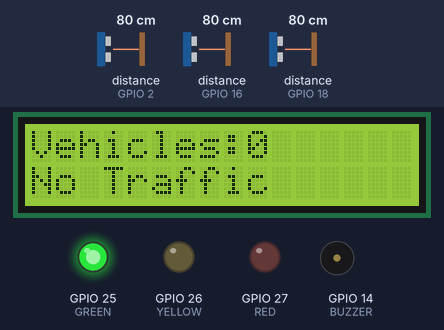
A sketch run on a simulated ESP32. Parts: 16×2 character LCD, output pins drawn as LEDs (lit = HIGH), buzzer (waves = sounding, pin HIGH). Wiring (inferred from the names in the program): 3 × ultrasonic range finder: trigger GPIO 4, echo GPIO 2 / trigger GPIO 5, echo GPIO 18 / trigger GPIO 17, echo GPIO 16. Inputs (shaded band) come from the test bench; at power-on: distance to the obstacle (sensors on GPIO 2, GPIO 16, GPIO 18) 80 cm. The echo pulse lasts 58.3 µs per cm; pins used as bus, display or sensor lines are not drawn.

Above: at 1.2 s.
1.3 s: distance to the obstacle (sensor on GPIO 2) set to 33 cm
3.3 s: distance to the obstacle (sensor on GPIO 2) set to 27 cm
At 5.4 s:
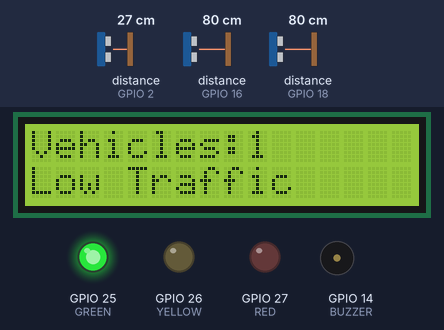
5.7 s: distance to the obstacle (sensor on GPIO 16) set to 33 cm
7.5 s: distance to the obstacle (sensor on GPIO 16) set to 28 cm
At 8.7 s:
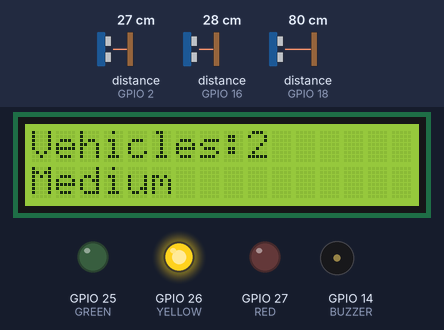
9.8 s: distance to the obstacle (sensor on GPIO 18) set to 33 cm
11.6 s: distance to the obstacle (sensor on GPIO 18) set to 28 cm
At 13.4 s:
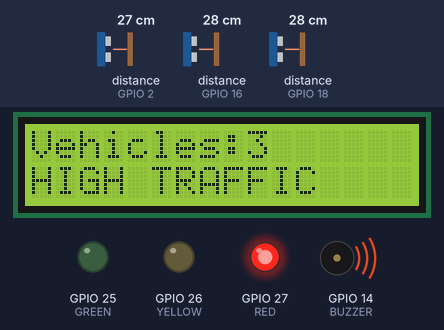
Timing chart, 0 to 14.9 s (numbered marks = the images above; inputs shaded):
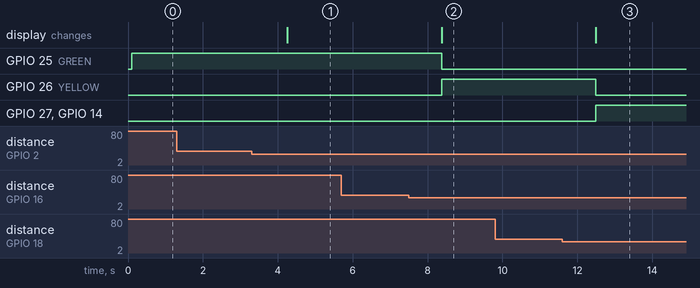

The sketch:

code.ino
```cpp
#include <Wire.h>
#include <LiquidCrystal_I2C.h>

LiquidCrystal_I2C lcd(0x27,16,2);

#define TRIG1 5
#define ECHO1 18

#define TRIG2 17
#define ECHO2 16

#define TRIG3 4
#define ECHO3 2

#define GREEN 25
#define YELLOW 26
#define RED 27
#define BUZZER 14

float getDistance(int trig, int echo)
{
  digitalWrite(trig, LOW);
  delayMicroseconds(2);
  digitalWrite(trig, HIGH);
  delayMicroseconds(10);
  digitalWrite(trig, LOW);
  long duration = pulseIn(echo,HIGH);
  return duration * 0.034 / 2;
}

void setup()
{
  pinMode(TRIG1,OUTPUT);
  pinMode(ECHO1,INPUT);

  pinMode(TRIG2,OUTPUT);
  pinMode(ECHO2,INPUT);

  pinMode(TRIG3,OUTPUT);
  pinMode(ECHO3,INPUT);

  pinMode(GREEN,OUTPUT);
  pinMode(YELLOW,OUTPUT);
  pinMode(RED,OUTPUT);

  pinMode(BUZZER,OUTPUT);

  lcd.init();
  lcd.backlight();
}

void loop()
{
  float d1 = getDistance(TRIG1,ECHO1);
  float d2 = getDistance(TRIG2,ECHO2);
  float d3 = getDistance(TRIG3,ECHO3);

  int count = 0;

  if(d1 < 30) count++;
  if(d2 < 30) count++;
  if(d3 < 30) count++;

  lcd.clear();

  lcd.setCursor(0,0);
  lcd.print("Vehicles:");
  lcd.print(count);

  lcd.setCursor(0,1);

  if(count == 0)
  {
    lcd.print("No Traffic");
    digitalWrite(GREEN,HIGH);
    digitalWrite(YELLOW,LOW);
    digitalWrite(RED,LOW);
    digitalWrite(BUZZER,LOW);
  }

  else if(count == 1)
  {
    lcd.print("Low Traffic");
    digitalWrite(GREEN,HIGH);
    digitalWrite(YELLOW,LOW);
    digitalWrite(RED,LOW);
    digitalWrite(BUZZER,LOW);
  }

  else if(count == 2)
  {
    lcd.print("Medium");
    digitalWrite(GREEN,LOW);
    digitalWrite(YELLOW,HIGH);
    digitalWrite(RED,LOW);
    digitalWrite(BUZZER,LOW);
  }

  else
  {
    lcd.print("HIGH TRAFFIC");
    digitalWrite(GREEN,LOW);
    digitalWrite(YELLOW,LOW);
    digitalWrite(RED,HIGH);
    digitalWrite(BUZZER,HIGH);
  }

  delay(1000);
}
```

Measured:
- the behaviour switches between 31 and 30 cm on distance to the obstacle (sensor on GPIO 2) (found by bisection; images 0 and 1)
- the behaviour switches between 31 and 30 cm on distance to the obstacle (sensor on GPIO 16) (found by bisection; images 1 and 2)
- the behaviour switches between 31 and 30 cm on distance to the obstacle (sensor on GPIO 18) (found by bisection; images 2 and 3)
- after the input at 1.3 s, every drawn part: stays the same
- after the input at 3.3 s, the display: changes after 0.95 s (image 1)
- after the input at 5.7 s, every drawn part: stays the same
- after the input at 7.5 s, GPIO 25 (GREEN): HIGH → LOW after 0.88 s; GPIO 26 (YELLOW): LOW → HIGH after 0.88 s; the display: changes after 0.88 s (image 2)
- after the input at 9.8 s, every drawn part: stays the same
- after the input at 11.6 s, GPIO 26 (YELLOW): HIGH → LOW after 0.89 s; GPIO 27 (RED), GPIO 14 (BUZZER): LOW → HIGH after 0.89 s; the display: changes after 0.89 s (image 3)
